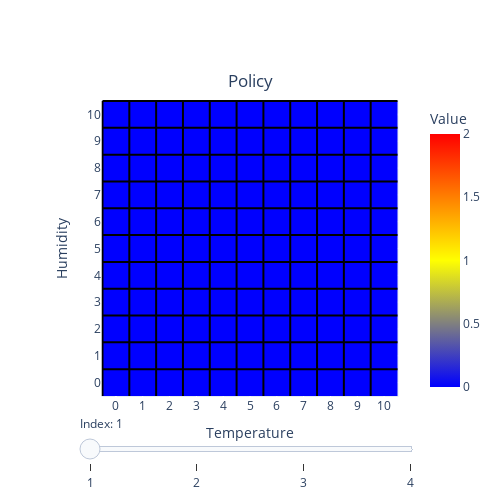

Write notebook code for a chart like this one.
### Code cell
plot_policy_dyn(policy_sarsa,1, 4)

### Figure 1 — Plotly figure (JSON) as saved in the notebook; plotly's stock layout.template omitted (floating-point values rounded to 4 significant figures)
{"data": [{"coloraxis": "coloraxis", "name": "0", "x": [0, 1, 2, 3, 4, 5, 6, 7, 8, 9, 10], "y": [0, 1, 2, 3, 4, 5, 6, 7, 8, 9, 10], "z": [[0, 0, 0, 0, 0, 0, 0, 0, 0, 0, 0], [0, 0, 0, 0, 0, 0, 0, 0, 0, 0, 0], [0, 0, 0, 0, 0, 0, 0, 0, 0, 0, 0], [0, 0, 0, 0, 0, 0, 0, 0, 0, 0, 0], [0, 0, 0, 0, 0, 0, 0, 0, 0, 0, 0], [0, 0, 0, 0, 0, 0, 0, 0, 0, 0, 0], [0, 0, 0, 0, 0, 0, 0, 0, 0, 0, 0], [0, 0, 0, 0, 0, 0, 0, 0, 0, 0, 0], [0, 0, 0, 0, 0, 0, 0, 0, 0, 0, 0], [0, 0, 0, 0, 0, 0, 0, 0, 0, 0, 0], [0, 0, 0, 0, 0, 0, 0, 0, 0, 0, 0]], "type": "heatmap", "xaxis": "x", "yaxis": "y", "hovertemplate": "Temperature: %{x}<br>Humidity: %{y}<br>Value: %{z}<extra></extra>"}], "layout": {"xaxis": {"anchor": "y", "domain": [0.0, 1.0], "scaleanchor": "y", "constrain": "domain", "title": {"text": "Temperature"}, "tickmode": "array", "tickvals": [0, 1, 2, 3, 4, 5, 6, 7, 8, 9, 10], "ticktext": ["0", "1", "2", "3", "4", "5", "6", "7", "8", "9", "10"], "scaleratio": 1}, "yaxis": {"anchor": "x", "domain": [0.0, 1.0], "autorange": "reversed", "constrain": "domain", "title": {"text": "Humidity"}, "tickmode": "array", "tickvals": [0, 1, 2, 3, 4, 5, 6, 7, 8, 9, 10], "ticktext": ["10", "9", "8", "7", "6", "5", "4", "3", "2", "1", "0"]}, "coloraxis": {"colorbar": {"title": {"text": "Value"}, "x": 1}, "colorscale": [[0.0, "blue"], [0.5, "yellow"], [1.0, "red"]], "cmin": 0, "cmax": 2}, "title": {"text": "Policy", "x": 0.5, "y": 0.85}, "shapes": [{"line": {"color": "black", "width": 2}, "type": "line", "x0": -0.5, "x1": -0.5, "y0": -0.5, "y1": 10.5}, {"line": {"color": "black", "width": 2}, "type": "line", "x0": -0.5, "x1": 10.5, "y0": -0.5, "y1": -0.5}, {"line": {"color": "black", "width": 2}, "type": "line", "x0": 0.5, "x1": 0.5, "y0": -0.5, "y1": 10.5}, {"line": {"color": "black", "width": 2}, "type": "line", "x0": -0.5, "x1": 10.5, "y0": 0.5, "y1": 0.5}, {"line": {"color": "black", "width": 2}, "type": "line", "x0": 1.5, "x1": 1.5, "y0": -0.5, "y1": 10.5}, {"line": {"color": "black", "width": 2}, "type": "line", "x0": -0.5, "x1": 10.5, "y0": 1.5, "y1": 1.5}, {"line": {"color": "black", "width": 2}, "type": "line", "x0": 2.5, "x1": 2.5, "y0": -0.5, "y1": 10.5}, {"line": {"color": "black", "width": 2}, "type": "line", "x0": -0.5, "x1": 10.5, "y0": 2.5, "y1": 2.5}, {"line": {"color": "black", "width": 2}, "type": "line", "x0": 3.5, "x1": 3.5, "y0": -0.5, "y1": 10.5}, {"line": {"color": "black", "width": 2}, "type": "line", "x0": -0.5, "x1": 10.5, "y0": 3.5, "y1": 3.5}, {"line": {"color": "black", "width": 2}, "type": "line", "x0": 4.5, "x1": 4.5, "y0": -0.5, "y1": 10.5}, {"line": {"color": "black", "width": 2}, "type": "line", "x0": -0.5, "x1": 10.5, "y0": 4.5, "y1": 4.5}, {"line": {"color": "black", "width": 2}, "type": "line", "x0": 5.5, "x1": 5.5, "y0": -0.5, "y1": 10.5}, {"line": {"color": "black", "width": 2}, "type": "line", "x0": -0.5, "x1": 10.5, "y0": 5.5, "y1": 5.5}, {"line": {"color": "black", "width": 2}, "type": "line", "x0": 6.5, "x1": 6.5, "y0": -0.5, "y1": 10.5}, {"line": {"color": "black", "width": 2}, "type": "line", "x0": -0.5, "x1": 10.5, "y0": 6.5, "y1": 6.5}, {"line": {"color": "black", "width": 2}, "type": "line", "x0": 7.5, "x1": 7.5, "y0": -0.5, "y1": 10.5}, {"line": {"color": "black", "width": 2}, "type": "line", "x0": -0.5, "x1": 10.5, "y0": 7.5, "y1": 7.5}, {"line": {"color": "black", "width": 2}, "type": "line", "x0": 8.5, "x1": 8.5, "y0": -0.5, "y1": 10.5}, {"line": {"color": "black", "width": 2}, "type": "line", "x0": -0.5, "x1": 10.5, "y0": 8.5, "y1": 8.5}, {"line": {"color": "black", "width": 2}, "type": "line", "x0": 9.5, "x1": 9.5, "y0": -0.5, "y1": 10.5}, {"line": {"color": "black", "width": 2}, "type": "line", "x0": -0.5, "x1": 10.5, "y0": 9.5, "y1": 9.5}], "width": 500, "height": 500, "sliders": [{"currentvalue": {"prefix": "Index: "}, "pad": {"t": 15}, "steps": [{"args": [{"z": [[[0, 0, 0, 0, 0, 0, 0, 0, 0, 0, 0], [0, 0, 0, 0, 0, 0, 0, 0, 0, 0, 0], [0, 0, 0, 0, 0, 0, 0, 0, 0, 0, 0], [0, 0, 0, 0, 0, 0, 0, 0, 0, 0, 0], [0, 0, 0, 0, 0, 0, 0, 0, 0, 0, 0], [0, 0, 0, 0, 0, 0, 0, 0, 0, 0, 0], [0, 0, 0, 0, 0, 0, 0, 0, 0, 0, 0], [0, 0, 0, 0, 0, 0, 0, 0, 0, 0, 0], [0, 0, 0, 0, 0, 0, 0, 0, 0, 0, 0], [0, 0, 0, 0, 0, 0, 0, 0, 0, 0, 0], [0, 0, 0, 0, 0, 0, 0, 0, 0, 0, 0]]]}], "label": "1", "method": "restyle"}, {"args": [{"z": [[[0, 0, 0, 0, 0, 0, 0, 0, 0, 0, 0], [0, 0, 0, 0, 0, 0, 0, 0, 0, 0, 0], [0, 0, 0, 0, 0, 0, 0, 0, 0, 0, 0], [0, 0, 0, 0, 0, 0, 0, 0, 0, 0, 0], [0, 0, 0, 0, 0, 0, 0, 0, 0, 0, 0], [0, 0, 0, 0, 0, 0, 0, 0, 0, 0, 0], [0, 0, 0, 0, 0, 0, 0, 0, 0, 0, 0], [0, 0, 0, 0, 0, 0, 0, 0, 0, 0, 0], [0, 0, 0, 0, 0, 0, 0, 0, 0, 0, 0], [0, 0, 0, 0, 0, 0, 0, 0, 0, 0, 0], [0, 0, 0, 0, 0, 0, 0, 0, 0, 0, 0]]]}], "label": "2", "method": "restyle"}, {"args": [{"z": [[[0, 0, 0, 0, 0, 0, 0, 0, 0, 0, 0], [0, 0, 0, 0, 0, 0, 0, 0, 0, 0, 0], [0, 0, 0, 0, 0, 0, 0, 0, 0, 0, 0], [0, 0, 0, 0, 0, 0, 0, 0, 0, 0, 0], [0, 0, 0, 0, 0, 0, 0, 0, 0, 0, 0], [0, 0, 0, 0, 0, 0, 0, 0, 0, 0, 0], [0, 0, 0, 0, 0, 0, 0, 0, 0, 0, 0], [0, 0, 0, 0, 0, 0, 0, 0, 0, 0, 0], [0, 0, 0, 0, 0, 0, 0, 0, 0, 0, 0], [0, 0, 0, 0, 0, 0, 0, 0, 0, 0, 0], [0, 0, 0, 0, 0, 0, 0, 0, 0, 0, 0]]]}], "label": "3", "method": "restyle"}, {"args": [{"z": [[[0, 0, 0, 0, 0, 0, 0, 0, 0, 0, 0], [0, 0, 0, 0, 0, 0, 0, 0, 0, 0, 0], [0, 0, 0, 0, 0, 0, 0, 0, 0, 0, 0], [0, 0, 0, 0, 0, 0, 0, 0, 0, 0, 0], [0, 0, 0, 0, 0, 0, 0, 0, 0, 0, 0], [0, 0, 0, 0, 0, 0, 0, 0, 0, 0, 0], [0, 0, 0, 0, 0, 0, 0, 0, 0, 0, 0], [0, 0, 0, 0, 0, 0, 0, 0, 0, 0, 0], [0, 0, 0, 0, 0, 0, 0, 0, 0, 0, 0], [0, 0, 0, 0, 0, 0, 0, 0, 0, 0, 0], [0, 0, 0, 0, 0, 0, 0, 0, 0, 0, 0]]]}], "label": "4", "method": "restyle"}]}]}}
